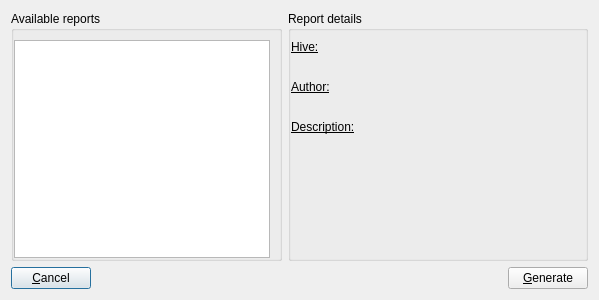
<?xml version="1.0" encoding="UTF-8"?>
<ui version="4.0">
 <class>DlgReportChooser</class>
 <widget class="QDialog" name="DlgReportChooser">
  <property name="geometry">
   <rect>
    <x>0</x>
    <y>0</y>
    <width>599</width>
    <height>300</height>
   </rect>
  </property>
  <property name="windowTitle">
   <string>Generate report</string>
  </property>
  <property name="windowIcon">
   <iconset resource="fred.qrc">
    <normaloff>:/icons/resources/fred.png</normaloff>:/icons/resources/fred.png</iconset>
  </property>
  <layout class="QVBoxLayout" name="verticalLayout">
   <item>
    <layout class="QHBoxLayout" name="horizontalLayout">
     <item>
      <widget class="QGroupBox" name="groupBox">
       <property name="sizePolicy">
        <sizepolicy hsizetype="MinimumExpanding" vsizetype="Preferred">
         <horstretch>0</horstretch>
         <verstretch>0</verstretch>
        </sizepolicy>
       </property>
       <property name="title">
        <string>Available reports</string>
       </property>
       <layout class="QVBoxLayout" name="verticalLayout_3">
        <property name="spacing">
         <number>6</number>
        </property>
        <property name="leftMargin">
         <number>0</number>
        </property>
        <property name="topMargin">
         <number>9</number>
        </property>
        <property name="rightMargin">
         <number>9</number>
        </property>
        <property name="bottomMargin">
         <number>0</number>
        </property>
        <item>
         <widget class="QTreeWidget" name="TrReports">
          <property name="sizePolicy">
           <sizepolicy hsizetype="MinimumExpanding" vsizetype="Expanding">
            <horstretch>0</horstretch>
            <verstretch>0</verstretch>
           </sizepolicy>
          </property>
          <property name="headerHidden">
           <bool>true</bool>
          </property>
          <column>
           <property name="text">
            <string notr="true">1</string>
           </property>
          </column>
         </widget>
        </item>
       </layout>
      </widget>
     </item>
     <item>
      <widget class="QGroupBox" name="groupBox_2">
       <property name="sizePolicy">
        <sizepolicy hsizetype="Expanding" vsizetype="Preferred">
         <horstretch>3</horstretch>
         <verstretch>0</verstretch>
        </sizepolicy>
       </property>
       <property name="minimumSize">
        <size>
         <width>300</width>
         <height>0</height>
        </size>
       </property>
       <property name="title">
        <string>Report details</string>
       </property>
       <layout class="QVBoxLayout" name="verticalLayout_4">
        <property name="leftMargin">
         <number>0</number>
        </property>
        <property name="topMargin">
         <number>9</number>
        </property>
        <property name="bottomMargin">
         <number>0</number>
        </property>
        <item>
         <widget class="QLabel" name="LblHiveCaption">
          <property name="font">
           <font>
            <underline>true</underline>
           </font>
          </property>
          <property name="mouseTracking">
           <bool>false</bool>
          </property>
          <property name="text">
           <string>Hive:</string>
          </property>
         </widget>
        </item>
        <item>
         <widget class="QLabel" name="LblHive">
          <property name="text">
           <string/>
          </property>
          <property name="indent">
           <number>10</number>
          </property>
         </widget>
        </item>
        <item>
         <widget class="QLabel" name="LblAuthorCaption">
          <property name="font">
           <font>
            <weight>50</weight>
            <bold>false</bold>
            <underline>true</underline>
           </font>
          </property>
          <property name="text">
           <string>Author:</string>
          </property>
         </widget>
        </item>
        <item>
         <widget class="QLabel" name="LblAuthor">
          <property name="text">
           <string/>
          </property>
          <property name="indent">
           <number>10</number>
          </property>
         </widget>
        </item>
        <item>
         <widget class="QLabel" name="LblDescCaption">
          <property name="font">
           <font>
            <weight>50</weight>
            <bold>false</bold>
            <underline>true</underline>
           </font>
          </property>
          <property name="text">
           <string>Description:</string>
          </property>
         </widget>
        </item>
        <item>
         <widget class="QLabel" name="LblDesc">
          <property name="text">
           <string/>
          </property>
          <property name="wordWrap">
           <bool>true</bool>
          </property>
          <property name="indent">
           <number>10</number>
          </property>
         </widget>
        </item>
        <item>
         <spacer name="verticalSpacer">
          <property name="orientation">
           <enum>Qt::Vertical</enum>
          </property>
          <property name="sizeHint" stdset="0">
           <size>
            <width>20</width>
            <height>40</height>
           </size>
          </property>
         </spacer>
        </item>
       </layout>
      </widget>
     </item>
    </layout>
   </item>
   <item>
    <layout class="QHBoxLayout" name="horizontalLayout_2">
     <item>
      <widget class="QPushButton" name="BtnCancel">
       <property name="text">
        <string>&amp;Cancel</string>
       </property>
      </widget>
     </item>
     <item>
      <spacer name="horizontalSpacer">
       <property name="orientation">
        <enum>Qt::Horizontal</enum>
       </property>
       <property name="sizeHint" stdset="0">
        <size>
         <width>40</width>
         <height>20</height>
        </size>
       </property>
      </spacer>
     </item>
     <item>
      <widget class="QPushButton" name="BtnGenerate">
       <property name="text">
        <string>&amp;Generate</string>
       </property>
      </widget>
     </item>
    </layout>
   </item>
  </layout>
 </widget>
 <tabstops>
  <tabstop>BtnGenerate</tabstop>
  <tabstop>BtnCancel</tabstop>
  <tabstop>TrReports</tabstop>
 </tabstops>
 <resources>
  <include location="fred.qrc"/>
 </resources>
 <connections/>
</ui>
